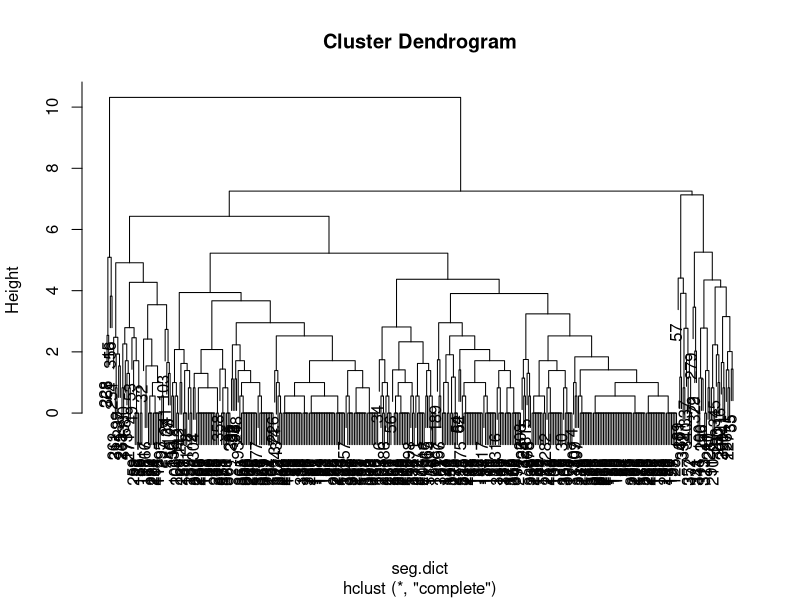
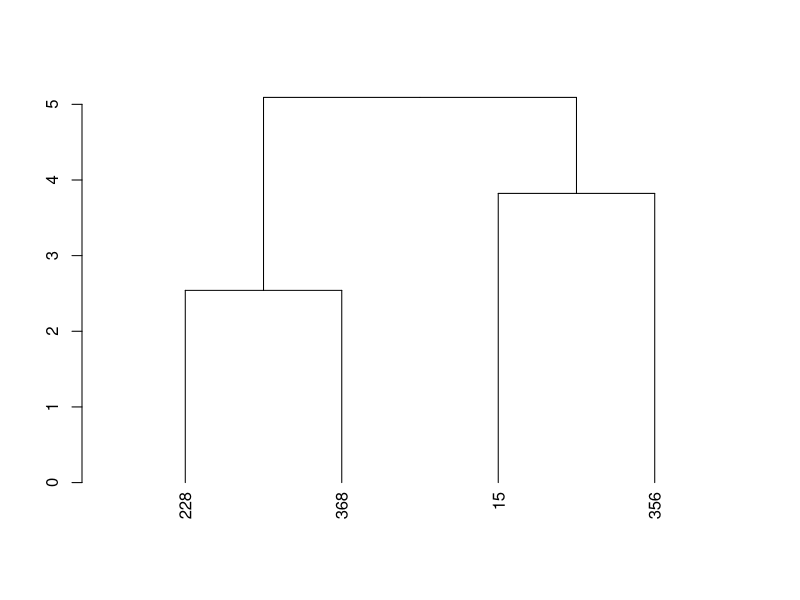
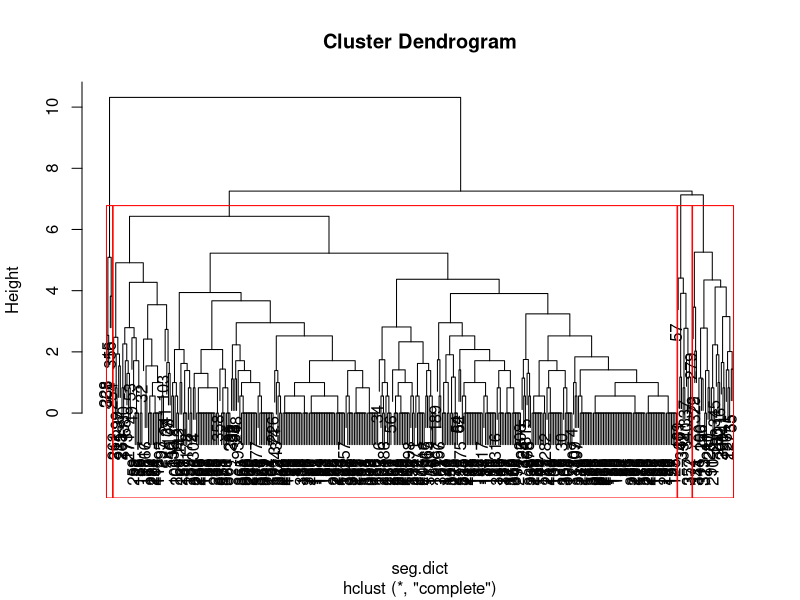
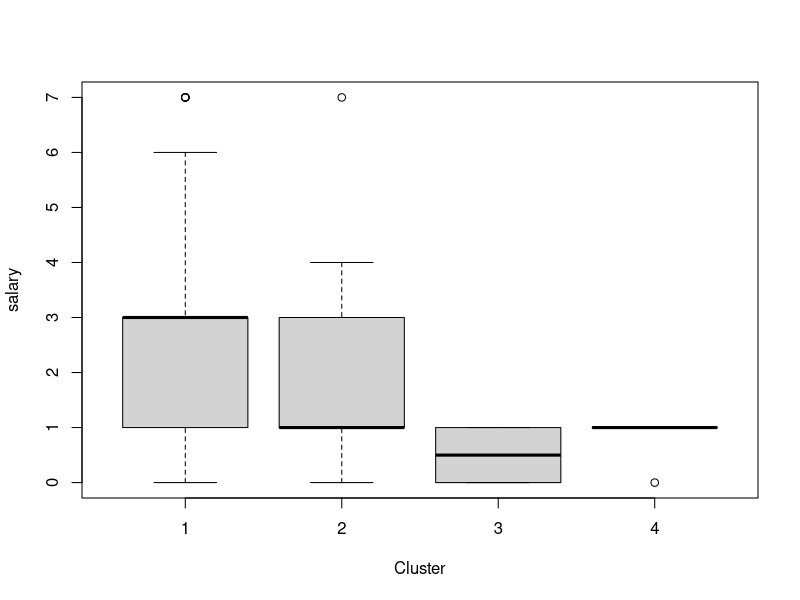
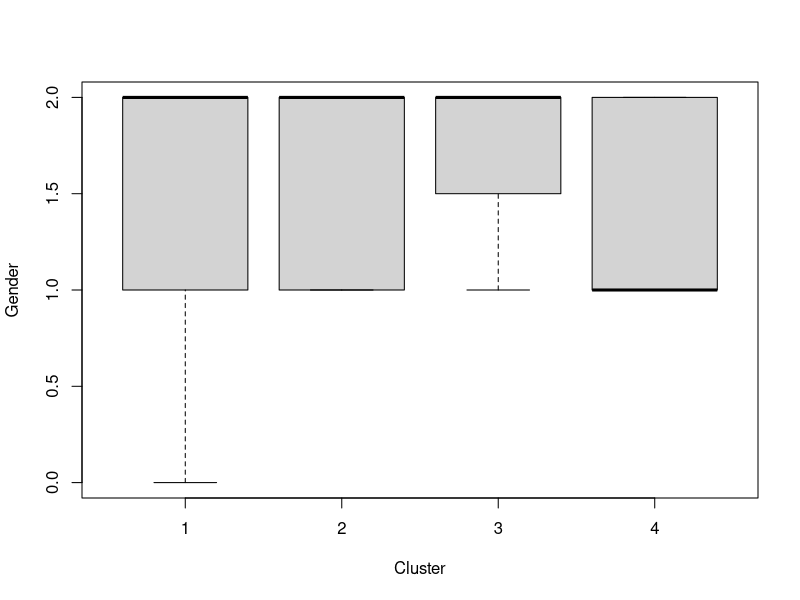
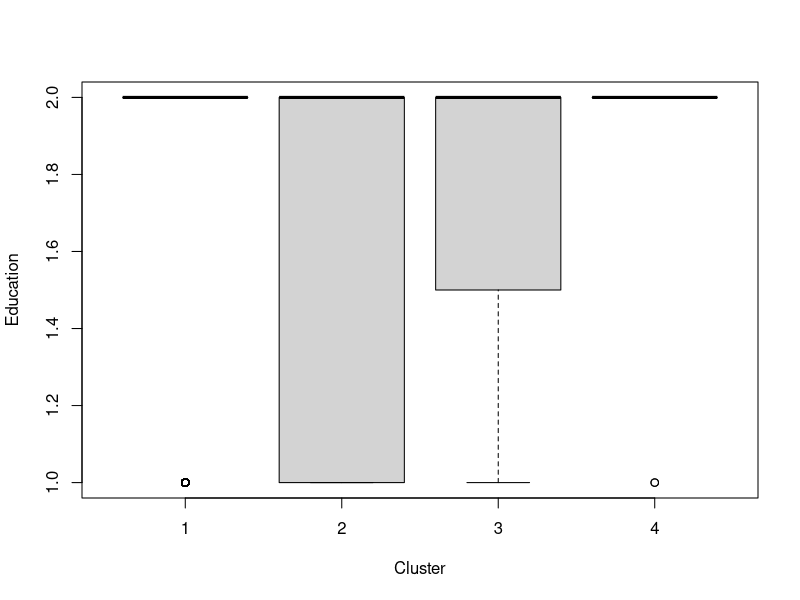
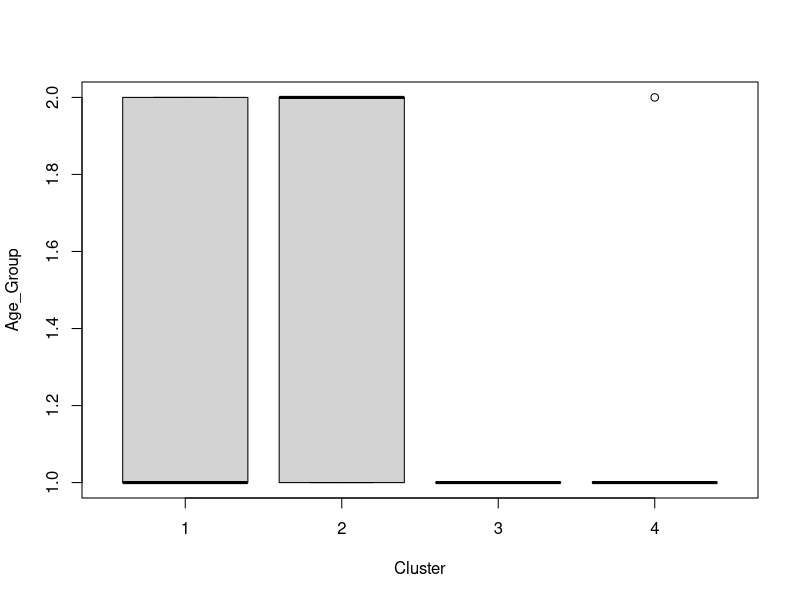

The R script that drew these images, in order: (Note: this script raises an error after producing the figures.)
seg.df <- read.csv("1_demographics.csv",stringsAsFactors = TRUE)
head(seg.df, n=8)
summary(seg.df)
seg.df.sc <- seg.df[,-1] # removing the first row --ID
summary(seg.df.sc) # Observing the summary some values lie quite far than others
#in some variables hence we standardize
seg.df.sc[,c(3,5,6,7,8)] <- scale(seg.df[,c(3,5,6,7,8)])
summary(seg.df.sc)
#Distance
seg.dict <- dist(seg.df.sc)
as.matrix(seg.dict)[1:5, 1:5]
seg.hc <- hclust(seg.dict, method = "complete")
plot(seg.hc) # too much going on.
plot(cut(as.dendrogram(seg.hc), h = 6)$lower[[1]])
plot(seg.hc)
rect.hclust(seg.hc,k=4, border = "red")
seg.hc.segment <- cutree(seg.hc,k=4)
table(seg.hc.segment)
#Describing clusters
aggregate(seg.df, list(seg.hc.segment), mean)
boxplot(seg.df$Salary ~ seg.hc.segment, ylab = "salary", xlab = "Cluster")
boxplot(seg.df$Gender ~ seg.hc.segment, ylab = "Gender", xlab = "Cluster")
boxplot(seg.df$Education ~ seg.hc.segment, ylab = "Education", xlab = "Cluster")
boxplot(seg.df$Age_Group ~ seg.hc.segment, ylab = "Age_Group", xlab = "Cluster")
##RATING
brand.ratings <- read.csv("2_chocolate_rating.csv", stringsAsFactors = TRUE)
head(brand.ratings)
summary(brand.ratings)
str(brand.ratings) # structure of the data.
brand.ratings1 <- brand.ratings[,c(2,6,7,8,9,10,11,12,13,14)] # brand, ratings and ingredients
summary(brand.ratings1)
brand.sc <- brand.ratings1
brand.sc[,2:4] <- scale(brand.ratings1[,2:4])
summary(brand.sc)
cor(brand.sc[,2:10]) # correlations

corrplot.mixed(cor(brand.sc[,2:10]))
corrplot(cor(brand.sc[,2:10]),order="hclust")
#Mean rating by brand
brand.mean <- aggregate(. ~ brand, data=brand.sc, mean)
brand.mean
rownames(brand.mean) <- brand.mean[,1]
brand.mean <- brand.mean[,-1]
brand.mean
#
heatmap.2(as.matrix(brand.mean),main = "Brand attributes",
          trace = "none", key = FALSE, dend = "none")
#PCA
brand.pc<- princomp(brand.mean, cor = TRUE)
summary(brand.pc)
plot(brand.pc,type="l")
loadings(brand.pc)
brand.pc$scores
biplot(brand.pc,main="Brand positioning")
#
summary(brand.ratings1)
df500 <- brand.ratings1[,c(2:10)]
summary(df500)
nScree(df500)
eigen(cor(df500))$Values
na.omit(df500)
nScree(df500)
eigen(cor(df500))$Values
